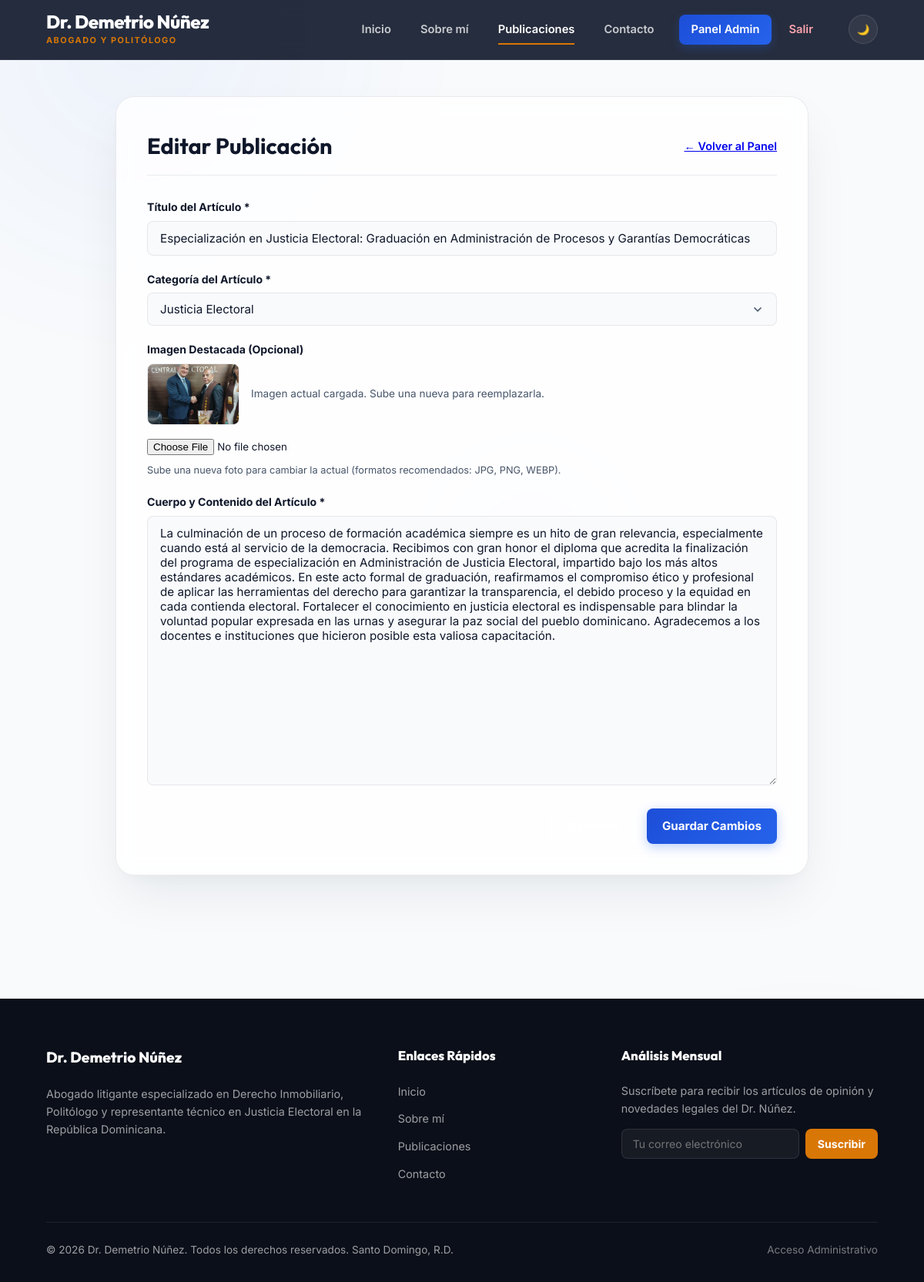
The app's page /index.php?url=post/edit/8 (signed in) with its own data.
### tables this page shows
CREATE TABLE IF NOT EXISTS `posts` (
  `id` INT AUTO_INCREMENT PRIMARY KEY,
  `title` VARCHAR(255) NOT NULL,
  `slug` VARCHAR(255) NOT NULL UNIQUE,
  `content` TEXT NOT NULL,
  `image` VARCHAR(255) DEFAULT NULL,
  `category` VARCHAR(100) NOT NULL DEFAULT 'Análisis Político',
  `created_at` TIMESTAMP DEFAULT CURRENT_TIMESTAMP,
  `updated_at` TIMESTAMP DEFAULT CURRENT_TIMESTAMP ON UPDATE CURRENT_TIMESTAMP
);

### core/Controller.php (called while the page is built, shortened)
<?php
class Controller {
    public function view($view, $data = []) {
        require_once '../app/views/layout.php';
    }
    public function model($model) {
        return new $model();
    }
}
?>

### app/controllers/PostController.php (called while the page is built, shortened)
<?php
class PostController extends Controller {
    public function edit($id = null) {
        $postModel = $this->model('Post');
        $post = $postModel->getById($id);
        $this->view('admin/edit', [
            'post' => $post
        ]);
    }
}
?>

### core/App.php (called while the page is built, shortened)
<?php
class App {
    protected $method = 'index';
    public function __construct() {
        $url = $this->parseUrl();
        if (isset($url[0]) && !empty($url[0])) {
            $controllerName = ucfirst($url[0]) . 'Controller';
            if (file_exists('../app/controllers/' . $controllerName . '.php')) {
                unset($url[0]);
            } else {
                header("HTTP/1.0 404 Not Found");
                echo "<h1 style='font-family:sans-serif;text-align:center;margin-top:50px;'>Error 404: Página no encontrada</h1>";
                die();
            }
        }
        $this->controller = new $this->controller;
        if (isset($url[1]) && !empty($url[1])) {
            if (method_exists($this->controller, $url[1])) {
                $this->method = $url[1];
                unset($url[1]);
            } else {
                header("HTTP/1.0 404 Not Found");
                echo "<h1 style='font-family:sans-serif;text-align:center;margin-top:50px;'>Error 404: Acción no encontrada</h1>";
                die();
            }
        }
        $this->params = $url ? array_values($url) : [];
        call_user_func_array([$this->controller, $this->method], $this->params);
    }
    private function parseUrl() {
        if (isset($_GET['url']) && !empty($_GET['url'])) {
            return explode('/', filter_var(rtrim($_GET['url'], '/'), FILTER_SANITIZE_URL));
        }
        return [];
    }
}
?>

### public/index.php (called while the page is built)
<?php
require_once '../app/init.php';
$app = new App();
?>

### app/init.php (called while the page is built, shortened)
<?php
function getDbConnection() {
    try {
        $dsn = "mysql:host=" . DB_HOST . ";dbname=" . DB_NAME . ";charset=utf8mb4";
        $pdo = new PDO($dsn, DB_USER, DB_PASS);
        $pdo->setAttribute(PDO::ATTR_ERRMODE, PDO::ERRMODE_EXCEPTION);
        try {
            $stmt = $pdo->query("SHOW COLUMNS FROM `posts` LIKE 'category'");
        } catch (PDOException $ex) {
        }
        try {
            $pdo->exec("CREATE TABLE IF NOT EXISTS `settings` (
                `key` VARCHAR(50) PRIMARY KEY,
                `value` TEXT DEFAULT NULL
            ) ENGINE=InnoDB DEFAULT CHARSET=utf8mb4");
            $stmt = $pdo->query("SELECT COUNT(*) FROM `settings`");
            if ($stmt->fetchColumn() == 0) {
                $pdo->exec("INSERT INTO `settings` (`key`, `value`) VALUES
                    ('social_facebook', 'https://facebook.com'),
                    ('social_twitter', 'https://twitter.com'),
                    ('social_instagram', 'https://instagram.com'),
                    ('social_linkedin', 'https://linkedin.com')");
            }
        } catch (PDOException $ex) {
        }
        return $pdo;
    } catch (PDOException $e) {
        try {
            $dsnWithoutDb = "mysql:host=" . DB_HOST . ";charset=utf8mb4";
            $pdoInit = new PDO($dsnWithoutDb, DB_USER, DB_PASS);
            $pdoInit->setAttribute(PDO::ATTR_ERRMODE, PDO::ERRMODE_EXCEPTION);
            $sqlFile = ROOT_DIR . '/app/database.sql';
            if (file_exists($sqlFile)) {
                $sqlContent = file_get_contents($sqlFile);
                $pdoInit->exec($sqlContent);
                $dsnWithDb = "mysql:host=" . DB_HOST . ";dbname=" . DB_NAME . ";charset=utf8mb4";
                $pdo = new PDO($dsnWithDb, DB_USER, DB_PASS);
                $pdo->setAttribute(PDO::ATTR_ERRMODE, PDO::ERRMODE_EXCEPTION);
                return $pdo;
            } else {
                die("Error: El archivo de base de datos 'database.sql' no se encuentra en: " . $sqlFile);
            }
        } catch (PDOException $ex) {
            die("Error crítico de auto-instalación de base de datos: " . $ex->getMessage());
        }
    }
}
spl_autoload_register(function ($class) {
    $paths = [
        ROOT_DIR . '/core/',
        ROOT_DIR . '/app/controllers/',
        ROOT_DIR . '/app/models/',
    ];
    foreach ($paths as $path) {
        $file = $path . $class . '.php';
        if (file_exists($file)) {
            return;
        }
    }
});
?>

### app/models/Database.php (called while the page is built)
<?php
class Database {
    private static $connection = null;
    public static function getConnection() {
        if (self::$connection === null) {
            self::$connection = getDbConnection();
        }
        return self::$connection;
    }
}
?>

### app/models/Post.php (called while the page is built, shortened)
<?php
class Post {
    private $db;
    public function __construct() {
        $this->db = Database::getConnection();
    }
    public function getById($id) {
        $query = 'SELECT * FROM posts WHERE id = :id';
        $stmt = $this->db->prepare($query);
        $stmt->bindParam(':id', $id, PDO::PARAM_INT);
        $stmt->execute();
        return $stmt->fetch(PDO::FETCH_ASSOC);
    }
}
?>

### app/views/admin/edit.php (the view, shortened to what this page needs)
<div class="article-container" style="max-width: 900px; padding: 40px;">
    <div style="border-bottom: 1px solid var(--border-color); padding-bottom: 15px; margin-bottom: 30px; display: flex; justify-content: space-between; align-items: center;">
        <h2 style="font-size: 1.8rem; font-weight: 700; color: var(--text-main);">Editar Publicación</h2>
        <a href="<?= BASE_URL ?>index.php?url=admin/dashboard" style="font-size:0.9rem; font-weight: 600;">&larr; Volver al Panel</a>
    </div>
    <form action="<?= BASE_URL ?>index.php?url=post/update/<?= $post['id'] ?>" method="POST" enctype="multipart/form-data">
        <div class="form-group">
            <label for="title">Título del Artículo *</label>
            <input type="text" id="title" name="title" required value="<?= htmlspecialchars($post['title']) ?>">
        </div>
        <div class="form-group">
            <label for="category">Categoría del Artículo *</label>
            <select id="category" name="category" required>
                <option value="Justicia Electoral" <?= ($post['category'] === 'Justicia Electoral') ? 'selected' : '' ?>>Justicia Electoral</option>
            </select>
        </div>
        <div class="form-group">
            <label for="image">Imagen Destacada (Opcional)</label>
            <?php if (!empty($post['image'])): ?>
                <div style="margin-bottom: 12px; display: flex; align-items: center; gap: 15px;">
                    <img src="<?= BASE_URL ?>uploads/<?= htmlspecialchars($post['image']) ?>" alt="Miniatura" style="width: 120px; height: 80px; object-fit: cover; border-radius: var(--radius-sm); border: 1px solid var(--border-color);">
                    <span style="font-size: 0.85rem; color: var(--text-muted);">Imagen actual cargada. Sube una nueva para reemplazarla.</span>
                </div>
            <?php endif; ?>
            <input type="file" id="image" name="image" accept="image/*">
            <p style="font-size: 0.8rem; color: var(--text-muted); margin-top: 4px;">Sube una nueva foto para cambiar la actual (formatos recomendados: JPG, PNG, WEBP).</p>
        </div>
        <div class="form-group">
            <label for="content">Cuerpo y Contenido del Artículo *</label>
            <textarea id="content" name="content" required style="min-height: 350px;"><?= htmlspecialchars($post['content']) ?></textarea>
        </div>
        <div style="margin-top: 30px; display:flex; gap: 15px; justify-content: flex-end;">
            <a href="<?= BASE_URL ?>index.php?url=admin/dashboard" class="btn btn-secondary" style="font-size: 0.95rem; padding: 10px 20px;">Cancelar</a>
            <button type="submit" class="btn btn-primary" style="font-size: 0.95rem; padding: 10px 20px;">Guardar Cambios</button>
        </div>
    </form>
</div>

### public/assets/css/style.css (style rules this page uses)
:root { --primary-color: #0b0f19; --secondary-color: #1e293b; --accent-color: #1d4ed8; --accent-light: #2563eb; --accent-glow: rgba(37, 99, 235, 0.12); --gold-color: #b45309; --gold-light: #d97706; --gold-glow: rgba(217, 119, 6, 0.12); --bg-light: #f8fafc; --bg-card: rgba(255, 255, 255, 0.82); --text-main: #0f172a; --text-muted: #475569; --text-white: #ffffff; --border-color: rgba(15, 23, 42, 0.08); --border-hover: rgba(217, 119, 6, 0.35); --success-color: #10b981; --error-color: #ef4444; --shadow-sm: 0 4px 12px rgba(15, 23, 42, 0.02); --shadow-md: 0 12px 30px -4px rgba(15, 23, 42, 0.04), 0 4px 12px -2px rgba(15, 23, 42, 0.02); --shadow-lg: 0 30px 65px -10px rgba(15, 23, 42, 0.08), 0 10px 25px -5px rgba(15, 23, 42, 0.03); --radius-sm: 8px; --radius-md: 16px; --radius-lg: 24px; --radius-full: 9999px; --transition: all 0.4s cubic-bezier(0.16, 1, 0.3, 1); }
* { margin: 0; padding: 0; box-sizing: border-box; font-family: 'Inter', sans-serif; }
h1, h2, h3, h4, h5, h6, .logo-title, .section-title { font-family: 'Outfit', sans-serif; color: var(--text-main); }
body { background-color: var(--bg-light); color: var(--text-main); line-height: 1.6; display: flex; flex-direction: column; min-height: 100vh; overflow-x: hidden; transition: background-color 0.4s ease, color 0.4s ease; padding-top: 85px; }
.btn { display: inline-flex; align-items: center; justify-content: center; gap: 8px; padding: 13px 30px; font-weight: 700; font-size: 0.95rem; border-radius: var(--radius-sm); cursor: pointer; border: none; text-decoration: none; transition: var(--transition); }
.btn-primary { background: linear-gradient(135deg, var(--accent-color), var(--accent-light)); color: var(--text-white); box-shadow: 0 4px 14px rgba(37, 99, 235, 0.3); }
.btn-secondary { background-color: rgba(255, 255, 255, 0.06); color: var(--text-white); border: 1px solid rgba(255, 255, 255, 0.15); }
.article-container { max-width: 800px; margin: 0 auto; background-color: var(--bg-card); backdrop-filter: blur(12px); padding: 50px 40px; border-radius: var(--radius-lg); box-shadow: var(--shadow-lg); border: 1px solid var(--border-color); }
.form-group { margin-bottom: 20px; display: flex; flex-direction: column; gap: 6px; }
label { font-size: 0.88rem; font-weight: 700; color: var(--text-main); }
input[type="text"], input[type="email"], input[type="password"], textarea { width: 100%; padding: 12px 16px; border: 1px solid var(--border-color); border-radius: var(--radius-sm); font-size: 0.95rem; background-color: var(--bg-light); color: var(--text-main); transition: var(--transition); }
textarea { resize: vertical; min-height: 140px; }
.btn-primary { position: relative; overflow: hidden; }
.btn-primary::after { content: ''; position: absolute; top: -50%; left: -60%; width: 30%; height: 200%; background: rgba(255, 255, 255, 0.22); transform: rotate(30deg); transition: none; opacity: 0; }
select { width: 100%; padding: 12px 16px; border: 1px solid var(--border-color); border-radius: var(--radius-sm); font-size: 0.95rem; background-color: var(--bg-light); color: var(--text-main); transition: var(--transition); cursor: pointer; appearance: none; background-repeat: no-repeat; background-position: right 16px center; background-size: 16px; }

### records on screen
posts: title "Especialización en Justicia Electoral: Graduación en Administración de Procesos y Garantías Democráticas", category "Justicia Electoral", image (picture), content "La culminación de un proceso de formación académica siempre es un hito de gran relevancia, especialmente cuando está al servicio de la democracia. Recibimos con gran honor el diploma que acredita la finalización del programa de especialización en Administración de Justicia Electoral, impartido bajo los más altos estándares académicos. En este acto formal de graduación, reafirmamos el compromiso ético y profesional de aplicar las herramientas del derecho para garantizar la transparencia, el debido proceso y la equidad en cada contienda electoral. Fortalecer el conocimiento en justicia electoral es indispensable para blindar la voluntad popular expresada en las urnas y asegurar la paz social…"
